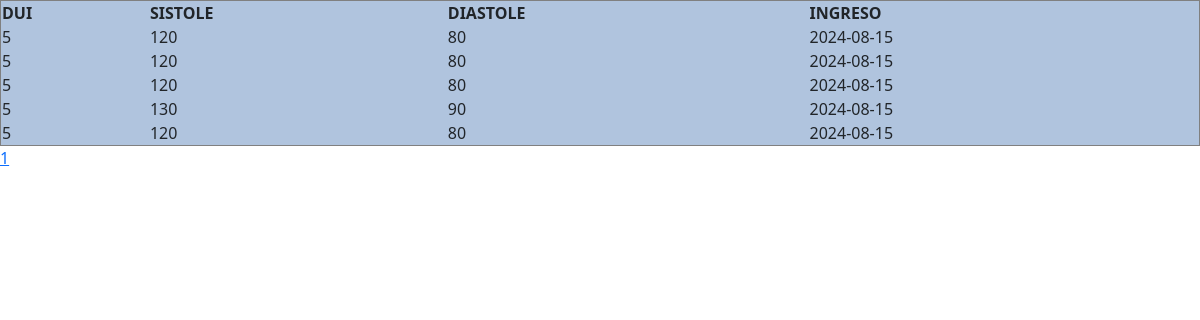
Page /prediccion_tension_temporal_mostrar.php on the earlier database version.
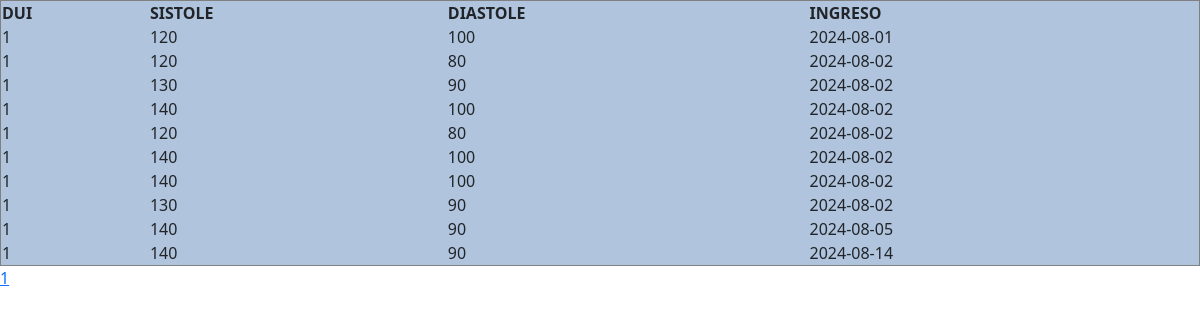
Same page on the later database version.
### tables this page shows
CREATE TABLE `tmptension` (
  `id` int(11) NOT NULL,
  `dui` int(10) NOT NULL,
  `sistole` int(3) NOT NULL,
  `diastole` int(3) NOT NULL,
  `ingreso` date NOT NULL
);

### prediccion_tension_temporal_mostrar.php (the view)
<?php
include_once "css.php";
$host = 'localhost';
$dbname = 'ta';
$username = 'root';
$password = '';
$limit = 10;
$page = isset($_GET['page']) ? (int)$_GET['page'] : 1;
$offset = ($page - 1) * $limit;
try {
    $pdo = new PDO("mysql:host=$host;dbname=$dbname;charset=utf8", $username, $password);
    $pdo->setAttribute(PDO::ATTR_ERRMODE, PDO::ERRMODE_EXCEPTION);
    $query = "SELECT * FROM tmptension ORDER BY ingreso ASC LIMIT :limit OFFSET :offset";
    $stmt = $pdo->prepare($query);
    $stmt->bindParam(':limit', $limit, PDO::PARAM_INT);
    $stmt->bindParam(':offset', $offset, PDO::PARAM_INT);
    $stmt->execute();
    echo "<table border='1' class='tablaDatos'>";
    echo "<tr>
            <th>DUI</th>
            <th>SISTOLE</th>
            <th>DIASTOLE</th>
            <th>INGRESO</th>
        </tr>";
    while ($row = $stmt->fetch(PDO::FETCH_ASSOC)) {
        echo "<tr>";
        echo "<td>" . htmlspecialchars($row['dui']) . "</td>";
        echo "<td>" . htmlspecialchars($row['sistole']) . "</td>";
        echo "<td>" . htmlspecialchars($row['diastole']) . "</td>";
        echo "<td>" . htmlspecialchars($row['ingreso']) . "</td>";
        echo "</tr>";
    }
    echo "</table>";
    $countQuery = "SELECT COUNT(*) FROM tmptension";
    $totalRecords = $pdo->query($countQuery)->fetchColumn();
    $totalPages = ceil($totalRecords / $limit);
    echo '<div class="pagination">';
    for ($i = 1; $i <= $totalPages; $i++) {
        echo '<a href="?page=' . $i . '">' . $i . '</a> ';
    }
    echo '</div>';
} catch (PDOException $e) {
    echo "Error: " . $e->getMessage();
}
?>

### css.php (shortened to what this page needs)
<link href="https://cdn.jsdelivr.net/npm/bootstrap@5.3.3/dist/css/bootstrap.min.css" rel="stylesheet">

### css.php (style rules this page uses)
.tablaDatos { width: 100%; background-color:lightsteelblue; }

Differences in the rows shown:
removed tmptension: dui "5", sistole "120", diastole "80", ingreso "2024-08-15"
removed tmptension: dui "5", sistole "120", diastole "80", ingreso "2024-08-15"
removed tmptension: dui "5", sistole "120", diastole "80", ingreso "2024-08-15"
removed tmptension: dui "5", sistole "130", diastole "90", ingreso "2024-08-15"
removed tmptension: dui "5", sistole "120", diastole "80", ingreso "2024-08-15"
added tmptension: dui "1", sistole "120", diastole "100", ingreso "2024-08-01"
added tmptension: dui "1", sistole "120", diastole "80", ingreso "2024-08-02"
added tmptension: dui "1", sistole "130", diastole "90", ingreso "2024-08-02"
added tmptension: dui "1", sistole "140", diastole "100", ingreso "2024-08-02"
added tmptension: dui "1", sistole "120", diastole "80", ingreso "2024-08-02"
added tmptension: dui "1", sistole "140", diastole "100", ingreso "2024-08-02"
added tmptension: dui "1", sistole "140", diastole "100", ingreso "2024-08-02"
added tmptension: dui "1", sistole "130", diastole "90", ingreso "2024-08-02"
added tmptension: dui "1", sistole "140", diastole "90", ingreso "2024-08-05"
added tmptension: dui "1", sistole "140", diastole "90", ingreso "2024-08-14"
